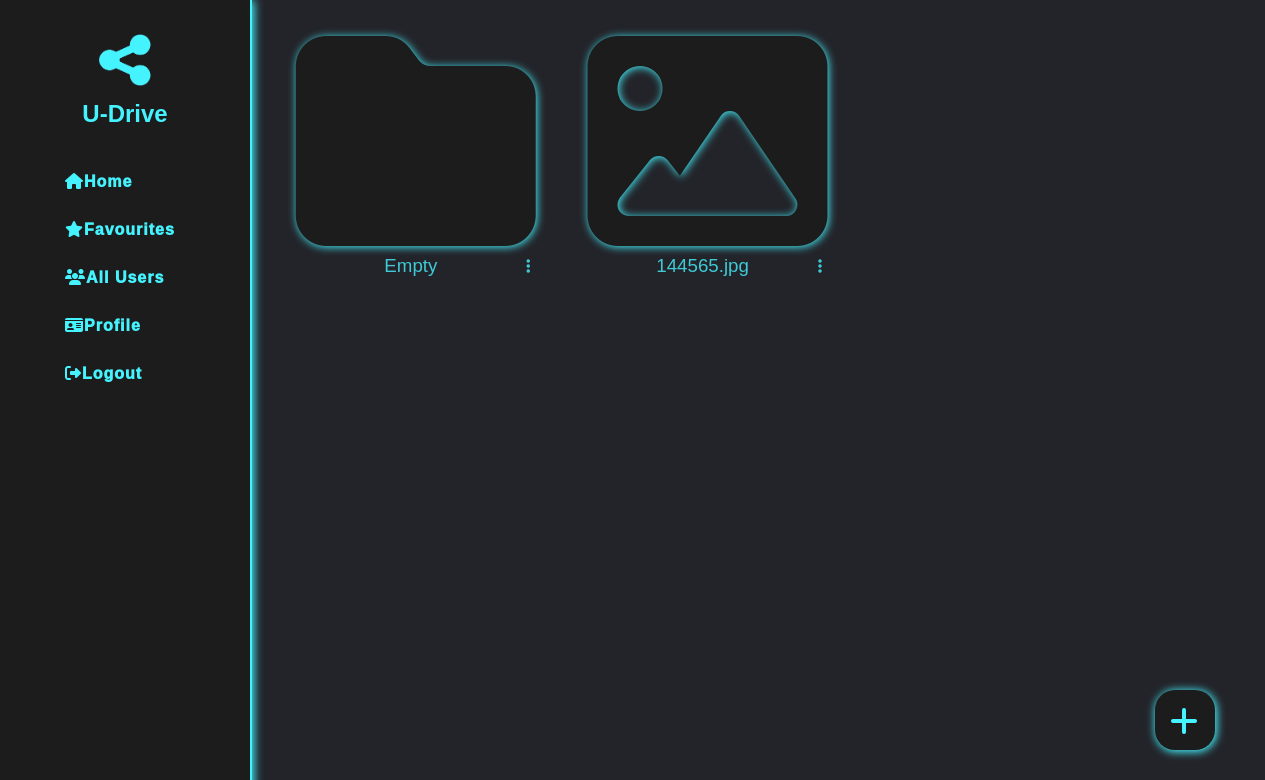
The page /home/folder/47/ (signed in) on the database its author committed.
### home/models.py (models this page shows, shortened)
class Folder(models.Model):
    foldername = models.CharField(max_length=50)
    created_at = models.DateTimeField(auto_now_add=True)
    folderuser = models.ForeignKey(User, on_delete=models.CASCADE)
    parent_directory = models.ForeignKey(
        "self", null=True, on_delete=models.CASCADE, blank=True
    )
    favouriteFolder = models.BooleanField(default=False)
    publicFolder=models.BooleanField(default=False)

class File(models.Model):
    filename = models.CharField(max_length=200,default="")
    created_at = models.DateTimeField(auto_now_add=True)
    fileuser = models.ForeignKey(User, on_delete=models.CASCADE)
    file = models.FileField(upload_to="Files")
    file_directory = models.ForeignKey(
        Folder, null=True, on_delete=models.CASCADE, blank=True
    )
    favouriteFile = models.BooleanField(default=False)
    file_type = models.CharField(max_length=50, blank=True)
    split_value = models.CharField(max_length=200, default="okmybad")
    publicFile=models.BooleanField(default=False)

### home/views.py (the view)
# urls.py: path("folder/<int:folderid>/", views.folder, name="folder"),
def folder(request, folderid=1):
    if request.user.is_authenticated:
        folder = Folder.objects.filter(
            folderuser=request.user, parent_directory=folderid
        )
        parent = Folder.objects.get(id=folderid)
        title = parent.foldername
        file = File.objects.filter(fileuser=request.user, file_directory=folderid)
        context = {
            "folder": folder,
            "title": title,
            "parent_id": folderid,
            "files": file,
        }
        return render(request, "home/folder.html", context)
    else:
        return redirect("Login")

### home/templates/home/folder.html (shortened to what this page needs)
{% extends 'home/base.html'%}
{% block content %}
<div class="content">
  {% for i in folder %}
  <div class="folder">
    <a href="{% url 'folder' i.id %}">
      <i class="fa-solid fa-folder"></i>
      <h3>{{i.foldername}}</h3>
    </a>
    <span class="opt">
      <label for="{{i.foldername}}"><i class="fa-solid fa-ellipsis-vertical"></i></label>
    </span>
  </div>
  {% endfor %} {% for i in files %}
  <div class="folder">
    <a href="">
      {% if 'Image' in i.file_type %}
      <i class="fa-solid fa-image"></i>
      {% elif 'Video' in i.file_type %}
      <i class="fa-solid fa-film"></i>
      {% elif 'PDF' in i.file_type %}
      <i class="fa-solid fa-file-pdf"></i>
      {% else %}
      <i class="fa-solid fa-file"></i>
      {% endif %}
      <h3>{{i.filename}}</h3>
    </a>
    <span class="opt">
      <label for="{{i.split_value}}" class=".opt"><i class="fa-solid fa-ellipsis-vertical"></i></label>
    </span>
  </div>
  {% endfor %}
</div>
{% endblock content %}

### user/static/home.css (style rules this page uses)
* { margin: 0; padding: 0; box-sizing: border-box; font-family: "Poppins", Verdana, Geneva, Tahoma, sans-serif; }
body { background-color: #23242a; z-index: -1; }
.content { position: absolute; height: 100%; width: 82.5%; left: 265px; display: flex; flex-wrap: wrap; z-index: 0; }
.folder { position: relative; flex-basis: 250px; flex-grow: 0; flex-shrink: 0; height: 260px; margin: 2%; z-index: 2; }
.folder a { position: relative; display: block; height: 100%; }
.folder a .fa-solid { display: inline-block; position: absolute; font-size: 240px; color: #1c1c1c; transition: 0.4s; height: 90%; text-shadow: 1px 1px 9px #45f3ff; top: 0; }
.folder h3 { height: 10%; position: absolute; display: inline-block; white-space: nowrap; overflow: hidden; text-overflow: ellipsis; color: #45f3ff; opacity: 0.8; text-align: center; font-weight: 500; width: 90%; bottom: 0; left: 5%; }
.folder i { display: inline-block; bottom: 0; right: 0; }
.opt { display: inline-block; position: absolute; width: 10%; text-align: center; color: #45f3ff; opacity: 0.8; border-radius: 8px; bottom: 2%; right: -2%; }
.opt label { position: relative; display: inline-block; cursor: pointer; width: 100%; }

### rows shown on the page
Folder: foldername "Empty"
File: file_type "Image" (drawn), filename "144565.jpg"
